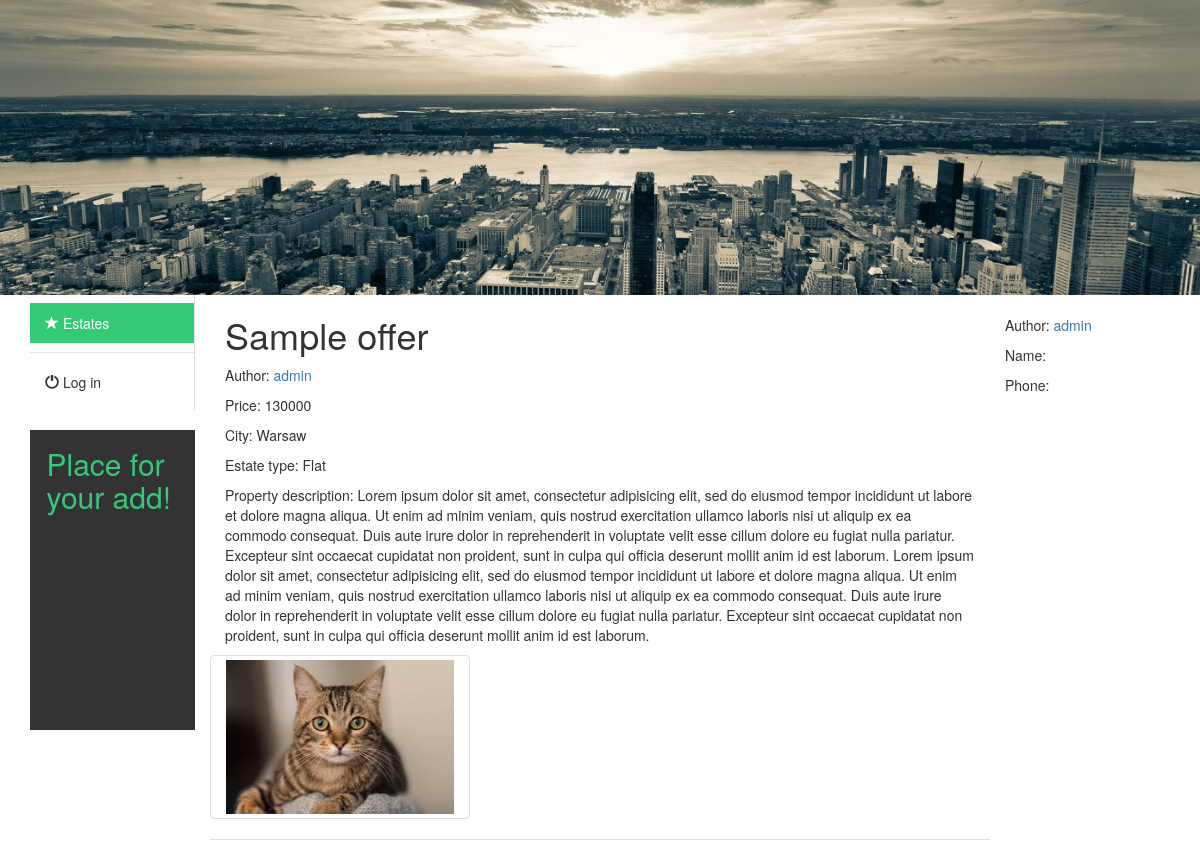
The app's page /offers/96/ with its own data.
### estate_app/models.py (models this page shows, shortened)
class PropertyModel(models.Model):
    author      = models.ForeignKey(User, on_delete=models.CASCADE,
            related_name = 'estates')
    title       = models.CharField(max_length = 128)
    text        = models.TextField(max_length = 10000)
    price       = models.PositiveIntegerField(
            validators=[MaxValueValidator(1000000000)]) #MAX VALUE
    city        = models.CharField(max_length = 64)
    types       = Choices('Flat', 'House', 'Plot')
    estate_type = models.CharField(choices=types, default=types.Flat, max_length=8)

class ImagesModel(models.Model):
    property = models.ForeignKey(PropertyModel, related_name = 'images', on_delete=models.CASCADE)
    image = models.ImageField( verbose_name = 'Image') #upload_to = get_filename,

### estate_app/views.py (the view, shortened to what this page needs)
# urls.py: path('offers/<int:pk>/', views.PropertyDetailView.as_view(), name='property_detail_view'),
class PropertyDetailView(CreateView):
    form_class = forms.MessagesForm
    template_name = 'estate_app/propertymodel_detail.html'
    def get_context_data(self, **kwargs):
        context = super().get_context_data(**kwargs)
        context['propertymodel'] = models.PropertyModel.objects.get(id = self.kwargs['pk'])
        context['form'] = self.get_form(forms.MessagesForm)
        return context

### estate_app/templates/estate_app/propertymodel_detail.html (shortened to what this page needs)
{% extends "base.html" %}
{% load bootstrap3 %}
{% block content %}
<div class="col-sm-8 blogShort">
  <h1>{{propertymodel.title}} </h1>
  <p>Author: <a href="{% url 'estate_app:user_offers_view' propertymodel.author %}">{{propertymodel.author}}</a> </p>
  <p>Price: {{propertymodel.price}} </p>
  <p>City: {{propertymodel.city}} </p>
  <p>Estate type: {{propertymodel.estate_type}} </p>
  <p>Property description: {{propertymodel.text}} </p>
  <div class="row gallery">
    {% for image in propertymodel.images.all %}
      <a href="{{image.image.url}}"><img src="{{image.image.url}}" alt="Image Not Found" class="img-thumbnail col-sm-4"></a>
    {% endfor %}
  </div>
  <br>
</div>
<div class="col-sm-2 pull-right">
  <br>
  <p>Author: <a href="{% url 'estate_app:user_offers_view' propertymodel.author %}">{{propertymodel.author}}</a> </p>
  <p>Name: {{propertymodel.author.name}}</p>
  <p>Phone: {{propertymodel.author.phone_num}}</p>
</div>
{% endblock %}

### static/estate_pro/css/master.css (style rules this page uses)
.blogShort { border-bottom:1px solid #ddd; }

### records on screen
PropertyModel: title "Sample offer", author "admin", price "130000", city "Warsaw", estate_type "Flat", text "Lorem ipsum dolor sit amet, consectetur adipisicing elit, sed do eiusmod tempor incididunt ut labore et dolore magna aliqua. Ut enim ad minim veniam, quis nostrud exercitation ullamco laboris nisi ut aliquip ex ea commodo consequat. Duis aute irure dolor in reprehenderit in voluptate velit esse cillum dolore eu fugiat nulla pariatur. Excepteur sint occaecat cupidatat non proident, sunt in culpa qui officia deserunt mollit anim id est laborum. Lorem ipsum dolor sit amet, consectetur adipisicing elit, sed do eiusmod tempor incididunt ut labore et dolore magna aliqua. Ut enim ad minim veniam, quis nostrud exercitation ullamco laboris nisi ut aliquip ex ea commodo consequat. Duis aute irure…"
ImagesModel: image (picture)
